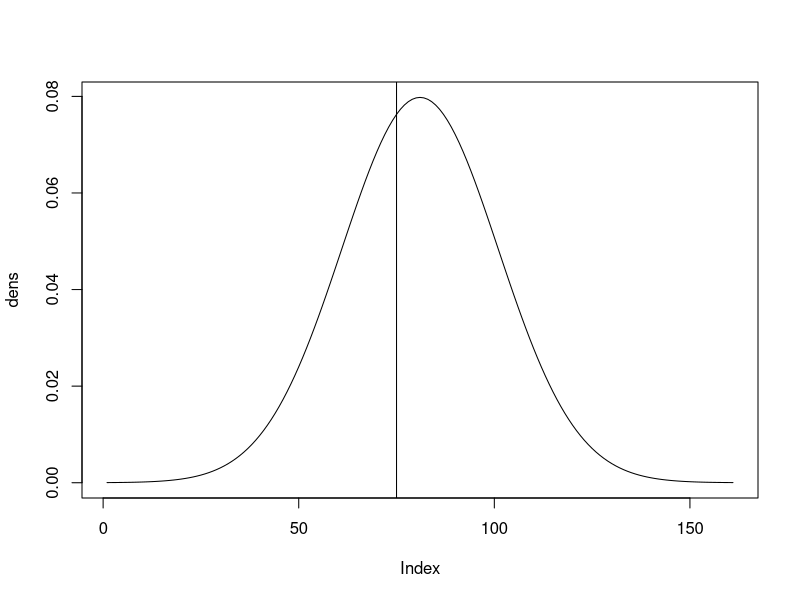

This chart was generated by the following R code:
#calculating probability, percentile and taking random samples from normal distribution

#we are using here a scenario where X is normally distributed and has a mean of 75 with a std dev of 5
#lower tail option means to calculate the probability for less than 70
#P(X>=75)
pnorm(q=70, mean = 75, sd=5, lower.tail = T)

#P(X>=85)
pnorm(q=70, mean = 75, sd=5, lower.tail = F)

#find the probability of 25th percentile
qnorm(p=0.25, mean = 75, sd=5, lower.tail = T)

#create the probability density function
x = seq(from=55, to=95, by=0.25)

#storing the pdf in the dens variable
dens = dnorm(x, mean = 75, sd=5)

#now, plot these pdf for all the x values onto a plot
plot(dens, type = 'l')

#we may add a vertical line to the mean = 75
abline(v=75)

